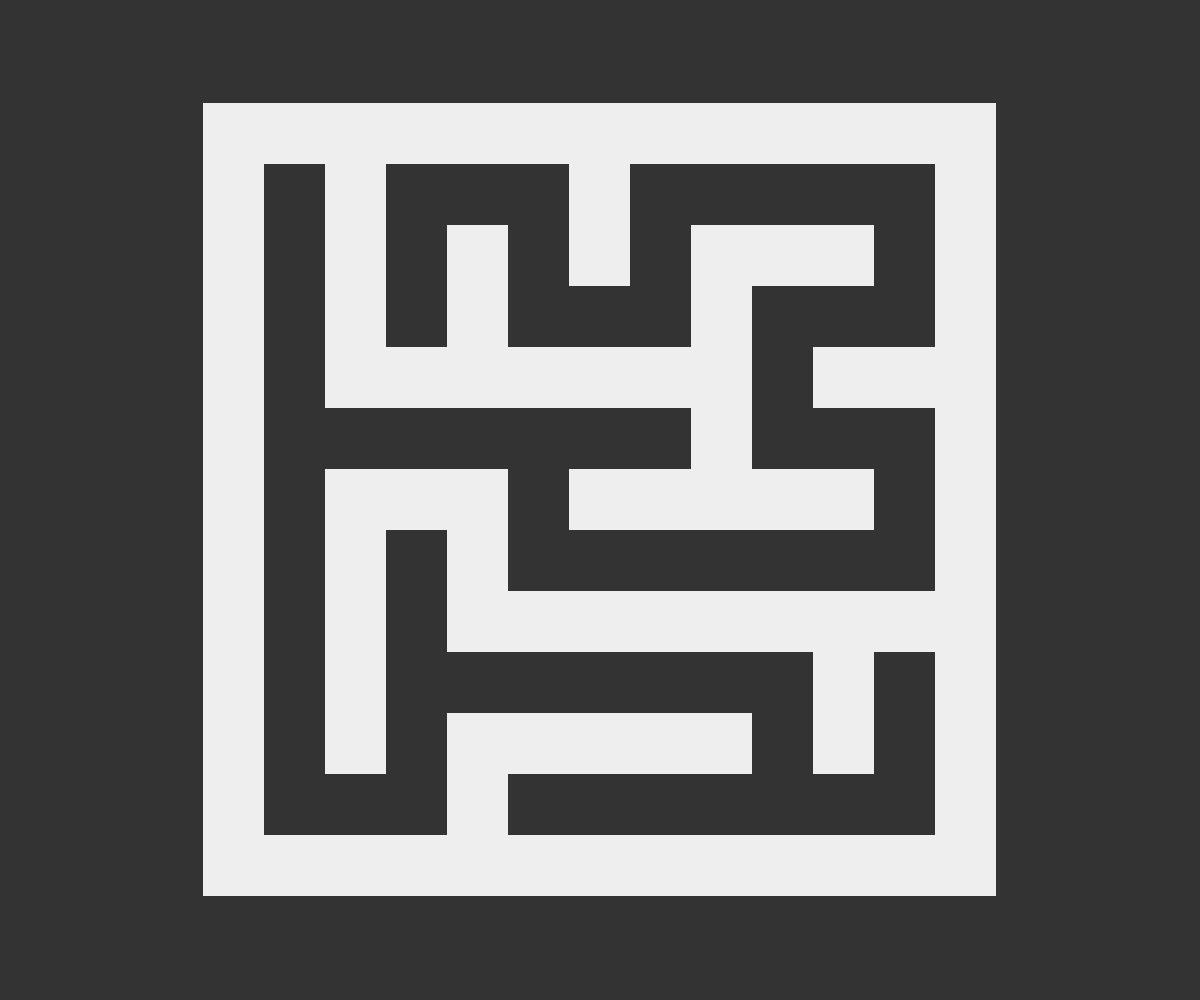
Frame 1 (no input)
Frame 2 (the mouse pressed at the canvas centre, redrawn once): identical to frame 1, image omitted

The p5.js sketch that drew this single still picture (run headless with seeded random() and noise() and a simulated clock; the mouse was pressed at the canvas centre and the sketch redrawn once):

// p5.js sketch
// ── sketch.js
"use strict"

const WHITE = "#eeeeee";
const BLACK = "#333333";
const RED   = "#dd6624";

const ROWS  = 13;// 迷路の大きさ(行数)
const COLS  = 13;// 迷路の大きさ(列数)

const M_ROAD = 0;// 道
const M_WALL = 1;// 壁

// 迷路の配列(1, 全てのマスを壁として埋めておく)
const maze  = Array.from(new Array(ROWS), ()=>new Array(COLS).fill(M_WALL));
const roads = [];// 道データ(描画用)

function setup(){
	createCanvas(windowWidth, windowHeight);
	angleMode(DEGREES); noLoop();
	fill(WHITE); noStroke();
}

function draw(){
	background(BLACK);

	randomSeed(99);// Seed
	createMaze();// 迷路を作る
	drawMaze();// 迷路を描画する
}

function createMaze(){

	// 2, 通路の開始位置を決める(行奇数,列奇数)
	const r = floor(random()*((ROWS-2)/2))*2+1;
	const c = floor(random()*((COLS-2)/2))*2+1;
	maze[r][c] = M_ROAD;
	roads.push({r:r, c:c});// 道を記録する
	extendRoad(r, c);// 穴掘り法を開始する
}

function extendRoad(r, c){

	// 3, 進行方向4方向をシャッフルした配列を用意する
	const dirs = [[-1, 0], [1, 0], [0, -1], [0, 1]];
	for(let i=dirs.length-1; 0<i; i--){
		const tmp = dirs[i];
		const rdm = floor(random()*dirs.length);
		dirs[i] = dirs[rdm];
		dirs[rdm] = tmp;
	}

	// 4, シャッフルした進行方向それぞれに道を作る(進める所まで)
	for(let dir of dirs){
		const oR = dir[0];
		const oC = dir[1];
		if(r+oR<1 || ROWS-1<=r+oR) continue;        // 上下枠である場合
		if(c+oC<1 || COLS-1<=c+oC) continue;        // 左右枠である場合
		if(maze[r+oR][c+oC] == M_ROAD) continue;    // 1歩通路である場合
		if(maze[r+oR*2][c+oC*2] == M_ROAD) continue;// 2歩通路である場合
		maze[r+oR][c+oC]     = M_ROAD;   // 1歩道にする
		maze[r+oR*2][c+oC*2] = M_ROAD;   // 2歩道にする
		roads.push({r:r+oR,   c:c+oC});  // 道を記録する
		roads.push({r:r+oR*2, c:c+oC*2});// 道を記録する
		extendRoad(r+oR*2, c+oC*2);      // 再帰処理
	}
}

function drawMaze(){

	const size = floor((height*0.8) / ROWS);// セルのサイズ

	// 迷路の描画開始位置
	const oX = width/2 - COLS*size/2;
	const oY = height/2 - ROWS*size/2;
	// 迷路を描画する
	for(let r=0; r<ROWS; r++){
		for(let c=0; c<COLS; c++){
			if(maze[r][c] == M_ROAD) continue;
			const x = floor(oX + c * size);
			const y = floor(oY + r * size);
			square(x, y, size);
		}
	}
}
